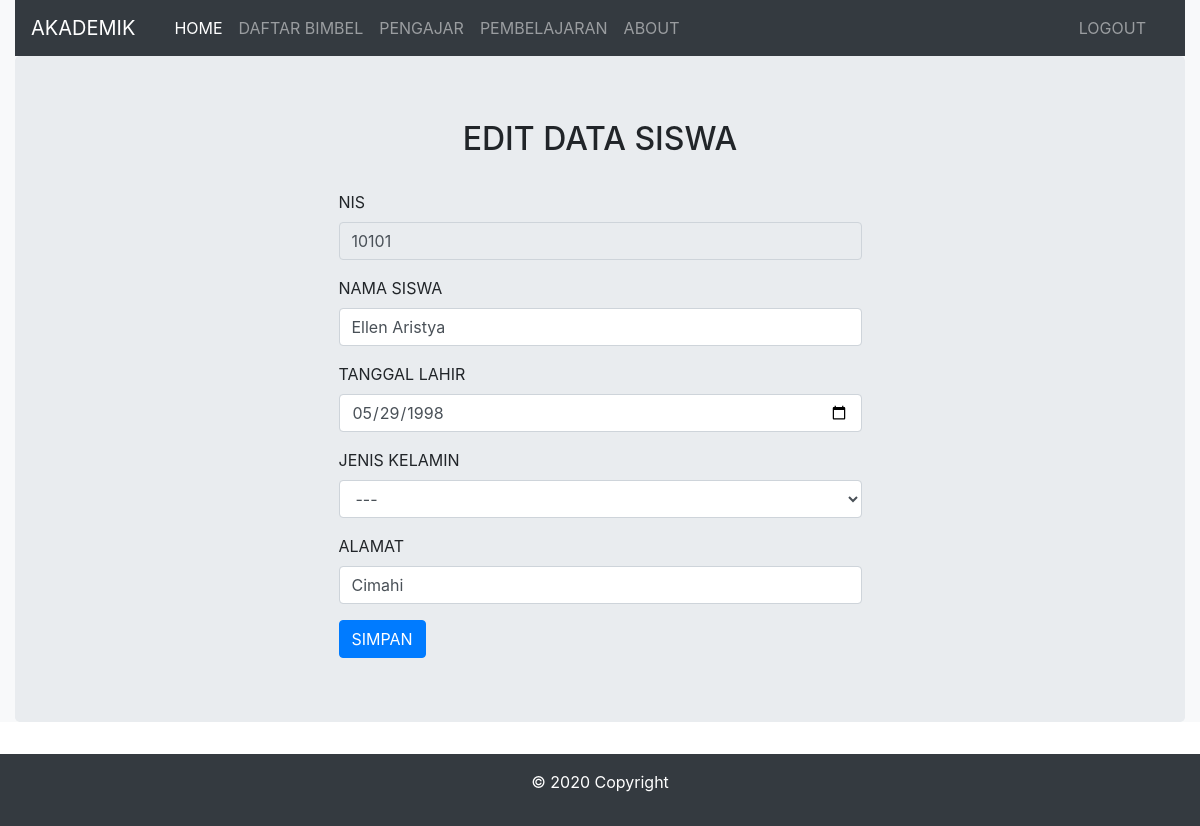
The page /admin/form-edit-daftar.php?nis=10101 on the database its author committed.
### tables this page shows
CREATE TABLE `siswa` (
  `nis` char(5) NOT NULL,
  `nama_siswa` varchar(30) DEFAULT NULL,
  `ttl` date DEFAULT NULL,
  `jenis_kelamin` varchar(1) DEFAULT NULL,
  `alamat` varchar(30) DEFAULT NULL
);

### admin/form-edit-daftar.php (the view, shortened to what this page needs)
<!DOCTYPE html>
<html>
<head>
	<link rel="stylesheet" href="https://stackpath.bootstrapcdn.com/bootstrap/4.5.0/css/bootstrap.min.css">
</head>
<body>
	<div class="container-fluid bg-light">
		<nav class="navbar navbar-expand-lg navbar-dark bg-dark">
			<a class="navbar-brand" href="#">AKADEMIK</a>
			<div class="container">
				<div class="collapse navbar-collapse" id="navbarSupportedContent">
				    <ul class="navbar-nav mr-auto">
				        <li class="nav-item active">
				      		<a class="nav-link" href="#">HOME <span class="sr-only">(current)</span></a>
				        </li>
				        <li class="nav-item">
				    	    <a class="nav-link" href="form-daftar.php">DAFTAR BIMBEL</a>
					    </li>
					    <li class="nav-item">
					    	<a class="nav-link" href="form-pengajar.php">PENGAJAR</a>
					    </li>
					    <li class="nav-item">
					    	<a class="nav-link" href="form-pembelajaran.php">PEMBELAJARAN</a>
					    </li>
					    <li class="nav-item">
				    	    <a class="nav-link" href="#about">ABOUT</a>
					    </li>
				    </ul>
				    <ul class="navbar-nav mr-right">
				    	<li class="nav-item">
				    		<a href="logout.php" class="nav-link">LOGOUT</a>
				    	</li>
				    </ul>
				</div>
		  </div>
		</nav>
		<?php
			include '../config.php';
			$nis = $_GET['nis'];
			$data = mysqli_query($conn, "select * from siswa where nis='$nis'");
			while ($d = mysqli_fetch_array($data)) {
				?>
				<div class="jumbotron">
					<div class="container col-md-6">
						<form method="post" action="cek-edit-daftar.php">
							<h2 class="text-uppercase text-center">EDIT DATA SISWA</h2><br/>
					        <div class="form-group">
						 	    <label for="nis">NIS</label>
							    <input type="text" name="nis" class="form-control" id="nis" value="<?php echo $d['nis']; ?>" readonly="required">
							</div>
							<div class="form-group">
							    <label for="nama_siswa">NAMA SISWA</label>
							    <input type="text" class="form-control" id="nama_siswa" name="nama_siswa" value="<?php echo $d['nama_siswa']; ?>" required>
							</div>
							<div class="form-group">
							    <label for="ttl">TANGGAL LAHIR</label>
							    <input type="date" class="form-control" id="ttl" name="ttl" value="<?php echo $d['ttl']; ?>" required>
							</div>
							<div class="form-group">
							    <label for="jenis_kelamin">JENIS KELAMIN</label>
							    <select class="form-control" name="jenis_kelamin" id="jenis_kelamin">
									<option>---</option>
								</select>
							</div>
							<div class="form-group">
							    <label for="alamat">ALAMAT</label>
							    <input type="textarea" class="form-control" id="alamat" name="alamat" value="<?php echo $d['alamat']; ?>" required>
							</div>
							<input type="submit" name="submit" class="btn btn-primary" value="SIMPAN">
						</form>
					</div>
				</div>
				<?php
			}
		?>
	</div>
	<div class="footer-copyright text-center py-3 bg-dark text-white">
		<p>© 2020 Copyright</p>
	</div>
</body>
</html>

### rows shown on the page
siswa: nis "10101", nama_siswa "Ellen Aristya", ttl "05/29/1998", alamat "Cimahi"
